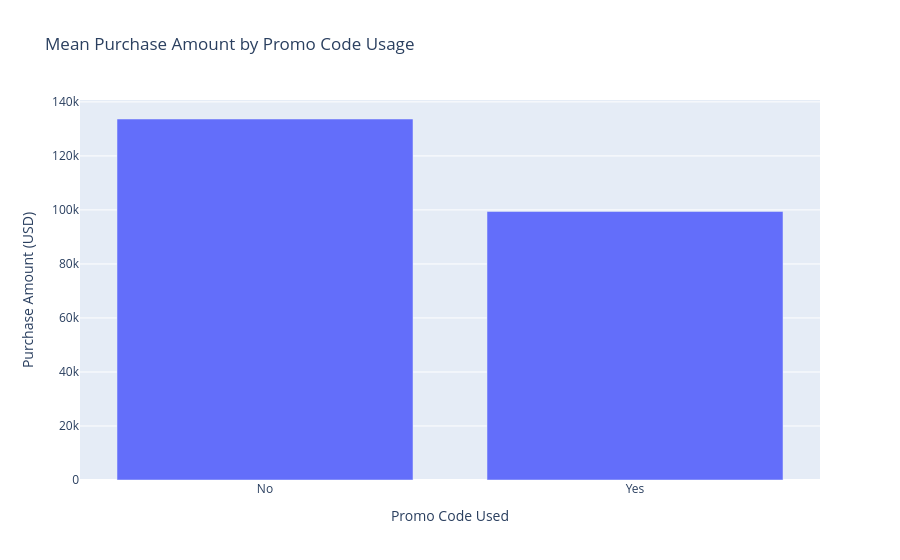

The notebook cell saved with this chart:
### Code cell
data_sum = data.groupby('Promo Code Used')['Purchase Amount (USD)'].sum().reset_index()

fig = px.bar(data_sum, x='Promo Code Used', y='Purchase Amount (USD)', title='Mean Purchase Amount by Promo Code Usage')
fig.show()

### Figure 1 — Plotly figure (JSON) as saved in the notebook; plotly's stock layout.template omitted (floating-point values rounded to 4 significant figures)
{"data": [{"alignmentgroup": "True", "hovertemplate": "Promo Code Used=%{x}<br>Purchase Amount (USD)=%{y}<extra></extra>", "legendgroup": "", "marker": {"color": "#636efa", "pattern": {"shape": ""}}, "name": "", "offsetgroup": "", "orientation": "v", "showlegend": false, "textposition": "auto", "type": "bar", "x": ["No", "Yes"], "xaxis": "x", "y": [133670, 99411], "yaxis": "y"}], "layout": {"autosize": true, "barmode": "relative", "legend": {"tracegroupgap": 0}, "title": {"text": "Mean Purchase Amount by Promo Code Usage"}, "xaxis": {"anchor": "y", "autorange": true, "domain": [0, 1], "range": [-0.5, 1.5], "title": {"text": "Promo Code Used"}, "type": "category"}, "yaxis": {"anchor": "x", "autorange": true, "domain": [0, 1], "range": [0, 140700.0], "title": {"text": "Purchase Amount (USD)"}, "type": "linear"}}}
